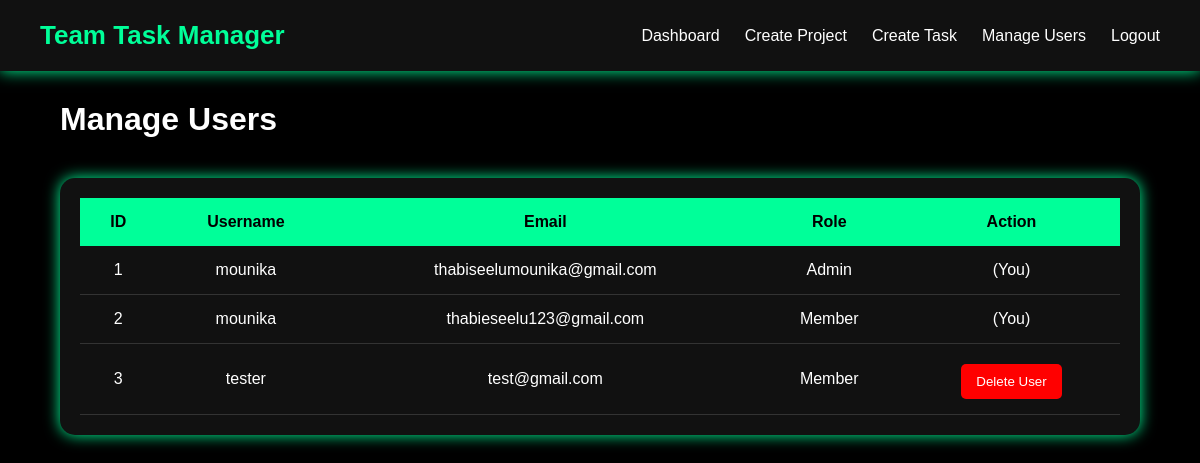
The app's page /manage_users (signed in) with its own data.
### app.py (models this page shows)
class User(db.Model):
    id = db.Column(db.Integer, primary_key=True)
    username = db.Column(db.String(100))
    email = db.Column(db.String(100), unique=True)
    password = db.Column(db.String(200))
    role = db.Column(db.String(20))

### app.py (the view)
@app.route('/manage_users')
def manage_users():
    if 'user' not in session:
        return redirect('/login')
    if session.get('role') != 'Admin':
        flash("Access Denied: Admin only")
        return redirect('/dashboard')
    users = User.query.all()
    return render_template('manage_users.html', users=users)

### templates/manage_users.html (shortened to what this page needs)
<!DOCTYPE html>
<html>
<head>
</head>
<body>
{% include 'navbar.html' %}
<div class="container">
<h1>Manage Users</h1>
<div class="table-box">
<table>
<tr>
    <th>ID</th>
    <th>Username</th>
    <th>Email</th>
    <th>Role</th>
    <th>Action</th>
</tr>
{% for user in users %}
<tr>
    <td>{{ user.id }}</td>
    <td>{{ user.username }}</td>
    <td>{{ user.email }}</td>
    <td>{{ user.role }}</td>
    <td>
        {% if user.username != session['user'] %}
        <form method="POST" action="/delete_user/{{ user.id }}" onsubmit="return confirm('Are you sure you want to delete this user?');">
            <button type="submit" class="delete-btn">Delete User</button>
        </form>
        {% else %}
        <span>(You)</span>
        {% endif %}
    </td>
</tr>
{% endfor %}
</table>
</div>
</div>
</body>
</html>

### templates/manage_users.html (style rules this page uses)
body { margin:0; padding:0; background:black; color:white; font-family:Arial, sans-serif; }
.container { width:90%; margin:auto; margin-top:30px; }
.table-box { margin-top:40px; background:#111; padding:20px; border-radius:15px; box-shadow:0px 0px 15px #00ff99; overflow-x:auto; }
table { width:100%; border-collapse:collapse; }
table th { background:#00ff99; color:black; padding:15px; }
table td { padding:15px; border-bottom:1px solid #333; text-align:center; }
button { padding:10px 15px; border:none; color:white; border-radius:5px; cursor:pointer; margin-top:5px; }
.delete-btn { background:red; }

### records on screen
User: id "1", username "mounika", email "thabiseelumounika@gmail.com", role "Admin", shows "(You)"
User: id "2", username "mounika", email "thabieseelu123@gmail.com", role "Member", shows "(You)"
User: id "3", username "tester", email "test@gmail.com", role "Member"
